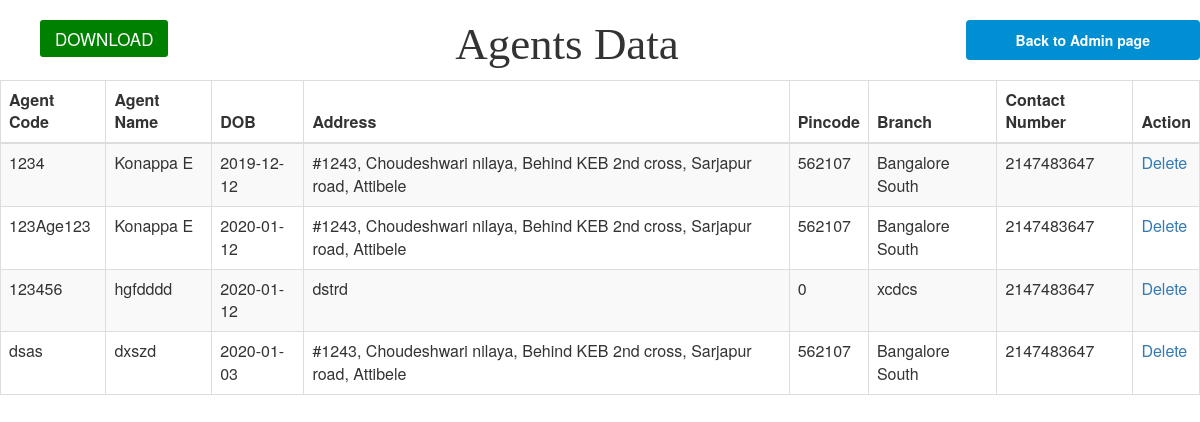
Page /table/modified1.php on the committed database.
### tables this page shows
CREATE TABLE `agent_new` (
  `id` bigint(250) NOT NULL,
  `Agent_code` varchar(250) NOT NULL,
  `Agent_name` varchar(250) NOT NULL,
  `DOB` date DEFAULT NULL,
  `Address` varchar(500) NOT NULL,
  `Pincode` int(20) NOT NULL,
  `Branch` varchar(100) DEFAULT NULL,
  `Contact_Num` int(50) NOT NULL,
  `created_at` datetime NOT NULL DEFAULT current_timestamp()
);

### table/modified1.php (the view, shortened to what this page needs)
<?php
include "../connection.php";
$sql = "select * from agent_new";
$result = mysqli_query($conn,$sql);
?>
<html lang="en">
<head>
    <link rel="stylesheet" type="text/css" href="../css/custom.css">
    <link rel="stylesheet" type="text/css" href="../css/bootstrap.min.css">
    <link rel="stylesheet" type="text/css" href="../css/font-awesome.min.css">
    <link rel="stylesheet" type="text/css" href="https://maxcdn.bootstrapcdn.com/font-awesome/4.3.0/css/font-awesome.min.css">
</head>
    <body style="line-height: 1;">
		<ul>
			<a href="../agent/excel.php" role="submit"  style="color: white; font-size: 17px;text-transform: unset; padding: 10px 15px; border-radius: 3px; background: green; transition: .5s;float:left;">DOWNLOAD</a>
			<li class="submit-btn" style="text-decoration: none; float:right;"><a href="admin1.php" style=" color: #ffffff;"> Back to Admin page</a></li>
		</ul>
		<h1 style="font-family: auto;
    font-size: 45px;"><center>Agents Data</center></h1>
		<table class="table table-striped table-hover table-bordered" width = "100%" border = "1" cellspacing = "1" cellpadding = "1">
		<thead>
            <tr>
                <th>Agent Code</th>
                <th>Agent Name</th>
                <th>DOB</th>
                <th>Address</th>
                <th>Pincode</th>
                <th>Branch</th>
				<th>Contact Number</th>
                <th colspan = "2">Action</th>
            </tr>
        </thead>
	<?php
		while($row = mysqli_fetch_object($result)){
	?>
			<tr>
				<td>
					<?php echo $row->Agent_code;?>
				</td>
				<td>
					<?php echo $row->Agent_name;?>
				</td>
				<td>
					<?php echo $row->DOB;?>
				</td>
				<td>
					<?php echo $row->Address;?>
				</td>
				<td>
					<?php echo $row->Pincode;?>
				</td>
				<td>
					<?php echo $row->Branch;?>
				</td>
				<td>
					<?php echo $row->Contact_Num;?>
				</td>
				<td> <a href="../agent/delete.php?id=<?php echo $row->Agent_code;?>" onclick="return confirm('Are You Sure')">Delete
				</a>
				</td>
			</tr>
		<?php } ?>
        </table>
    </body>
</html>

### css/custom.css (style rules this page uses)
.submit-btn { color: #ffffff; display: inline-block; padding: 10px 50px; margin-bottom: 0px; font-size: 14px; font-weight: bold; line-height: 1.42857; text-align: center; border: 0px solid transparent; border-radius: 4px; background: #008fd3 none repeat scroll 0% 0% !important; text-decoration: none; }

### rows in the picture
agent_new: Agent_code "1234", Agent_name "Konappa E", DOB "2019-12-12", Address "#1243, Choudeshwari nilaya, Behind KEB 2nd cross, Sarjapur road, Attibele", Pincode "562107", Branch "Bangalore South", Contact_Num "2147483647"
agent_new: Agent_code "123Age123", Agent_name "Konappa E", DOB "2020-01-12", Address "#1243, Choudeshwari nilaya, Behind KEB 2nd cross, Sarjapur road, Attibele", Pincode "562107", Branch "Bangalore South", Contact_Num "2147483647"
agent_new: Agent_code "123456", Agent_name "hgfdddd", DOB "2020-01-12", Address "dstrd", Pincode "0", Branch "xcdcs", Contact_Num "2147483647"
agent_new: Agent_code "dsas", Agent_name "dxszd", DOB "2020-01-03", Address "#1243, Choudeshwari nilaya, Behind KEB 2nd cross, Sarjapur road, Attibele", Pincode "562107", Branch "Bangalore South", Contact_Num "2147483647"
